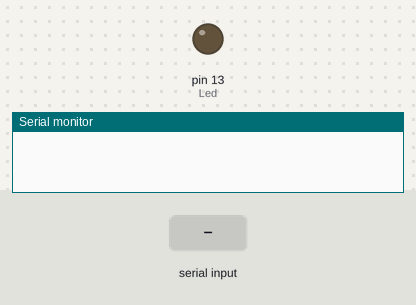
The sketch below on a simulated Arduino Uno, built with avr-gcc and run on an emulated ATmega328P. Parts: output pins drawn as LEDs (lit = HIGH), the last lines printed to the serial monitor. The test bench sets the inputs (shaded band).

Above: at 1.2 s.
1.3 s: "Hola\n" received over Serial
At 2.5 s:
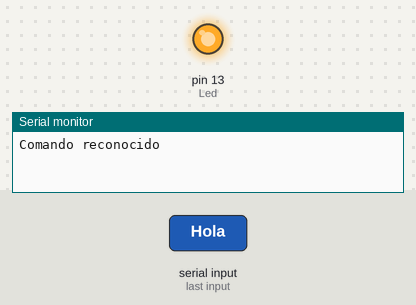
2.8 s: "1\n" received over Serial
At 3.6 s:
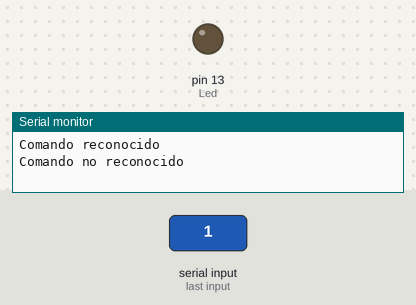
Timing chart, 0 to 5.8 s (numbered marks = the images above; inputs shaded):
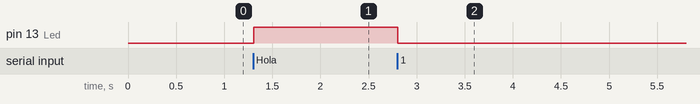

The sketch:

serialString.ino
```cpp
//Cómo leer una cadena de caracteres por el serie
const int Led=13;
void setup(){
   Serial.begin(9600);
   pinMode(Led, OUTPUT);
}

void loop(){
   if (Serial.available()){
      String data = Serial.readStringUntil('\n');
      if (data=="Hola"){
        digitalWrite(Led, HIGH);
        Serial.println("Comando reconocido");
      }
       else{
        digitalWrite(Led, LOW);
        Serial.println("Comando no reconocido");
      }
   }
}
```

Measured:
- after the input at 1.3 s, pin 13 (Led): LOW → HIGH at once
- after the input at 2.8 s, pin 13 (Led): HIGH → LOW at once
